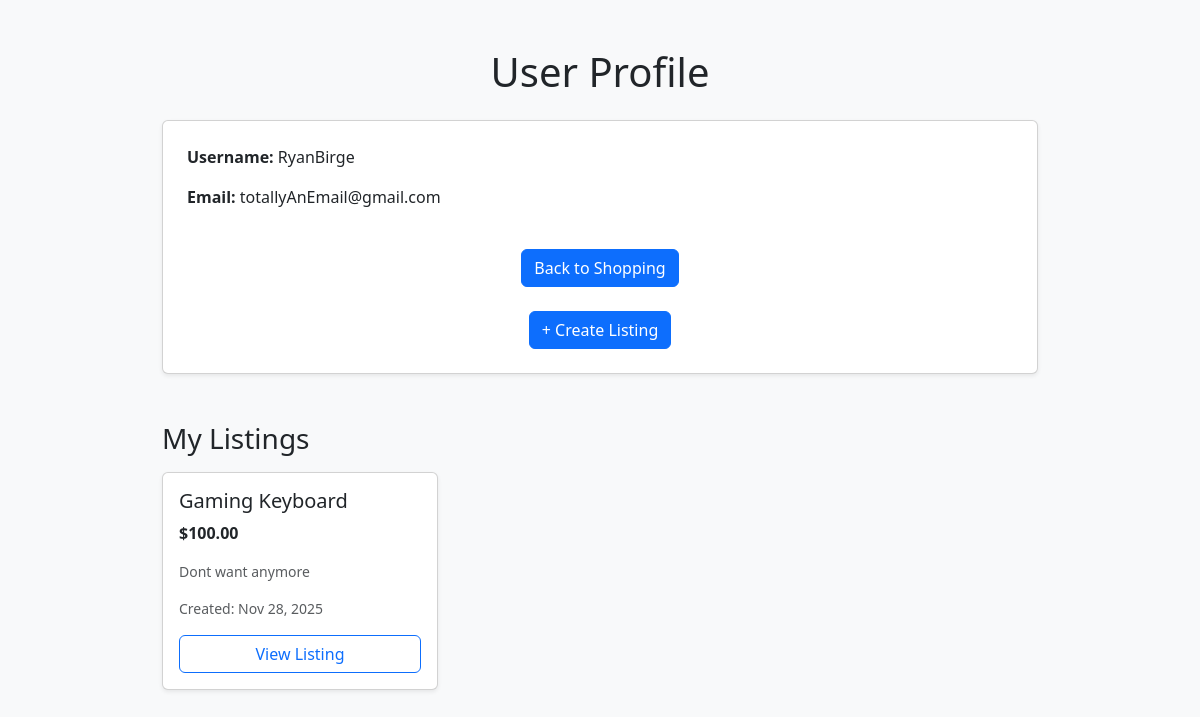
/profile/ (signed in), run on an earlier commit of the app's database.
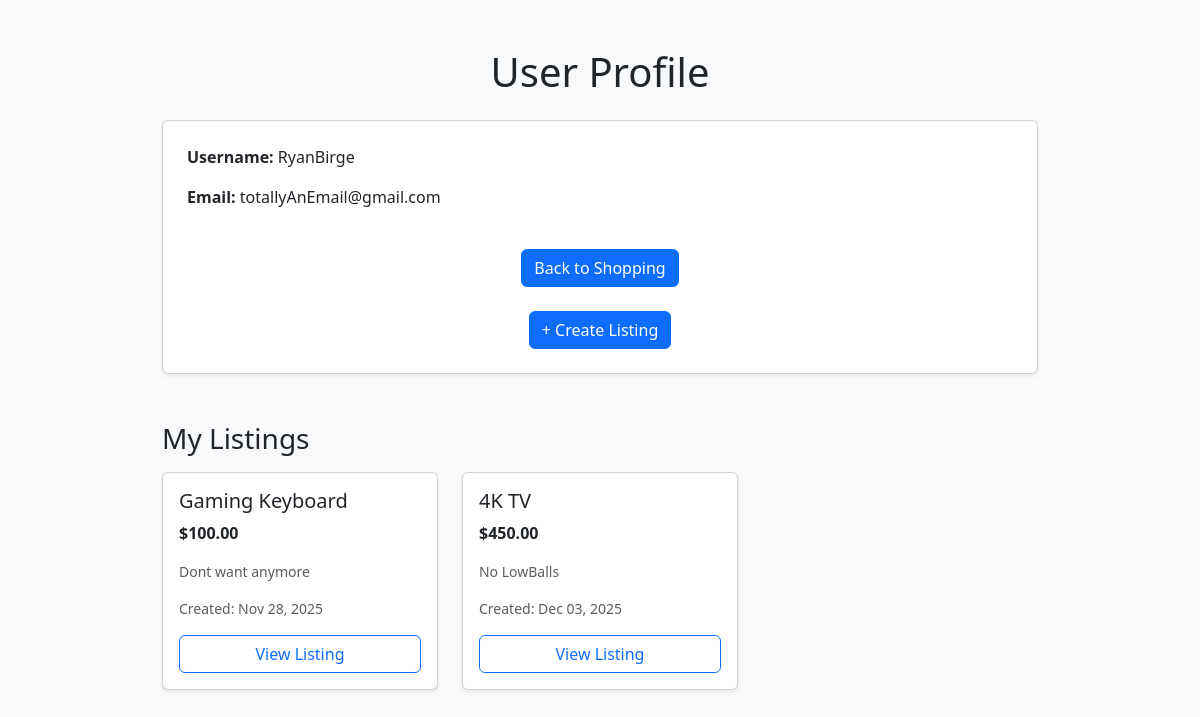
And on a later commit of the database.
### market_App/models.py (models this page shows, shortened)
class Listings(models.Model):
    user = models.ForeignKey(Student, on_delete=models.CASCADE, related_name="listings")
    name = models.CharField(max_length=50)
    description = models.TextField(blank=True)
    price = models.DecimalField(max_digits=5, decimal_places=2, null=True, blank=True)
    creation_Date = models.DateTimeField(auto_now_add=True)

### market_App/views.py (the view)
# urls.py: path('profile/', views.profile, name='profile'),
@login_required
def profile(request):
    student = request.user.student
    my_listings = student.listings.all()
    return render(request, 'profile.html', {
        "my_listings": my_listings
    })

### market_App/templates/profile.html (shortened to what this page needs)
<!DOCTYPE html>
<html lang="en">
<head>
    <link rel="stylesheet" href="https://cdn.jsdelivr.net/npm/bootstrap@5.3.2/dist/css/bootstrap.min.css">
</head>
<body class="bg-light">
<div class="container py-5" style="max-width: 900px;">
    <div class="mb-5">
        <h1 class="mb-4 text-center">User Profile</h1>
        <div class="card shadow-sm p-4">
            <p><strong>Username:</strong> {{ user.username }}</p>
            <p><strong>Email:</strong> {{ user.email }}</p>
            <div class="mt-4 text-center">
                <a href="{% url 'dashboard' %}" class="btn btn-primary">Back to Shopping</a>
                <br><br>
                <a href="{% url 'create_listing' %}" class="btn btn-primary">
                    + Create Listing
                </a>
            </div>
        </div>
    </div>
    <h3 class="mt-5 mb-3">My Listings</h3>
    <div class="row g-4">
        {% for item in my_listings %}
            <div class="col-12 col-md-6 col-lg-4">
                <div class="card shadow-sm h-100">
                    <div class="card-body">
                        <h5 class="card-title">{{ item.name }}</h5>
                        {% if item.price %}
                            <p class="fw-bold">${{ item.price }}</p>
                        {% endif %}
                        <p class="text-muted small">
                            {{ item.description|truncatewords:15 }}
                        </p>
                        <p class="text-muted small">
                            Created: {{ item.creation_Date|date:"M d, Y" }}
                        </p>
                        <a href="{% url 'view_listing' item.pk %}" class="btn btn-outline-primary w-100">
    View Listing
</a>
                    </div>
                </div>
            </div>
        {% empty %}
            <p class="text-muted">You have not created any listings yet.</p>
        {% endfor %}
    </div>
</div>
</body>
</html>

What changed in the data, as far as the page shows it:
added Listings: name "4K TV", price "450.00", description "No LowBalls", creation_Date "Dec 03, 2025"
